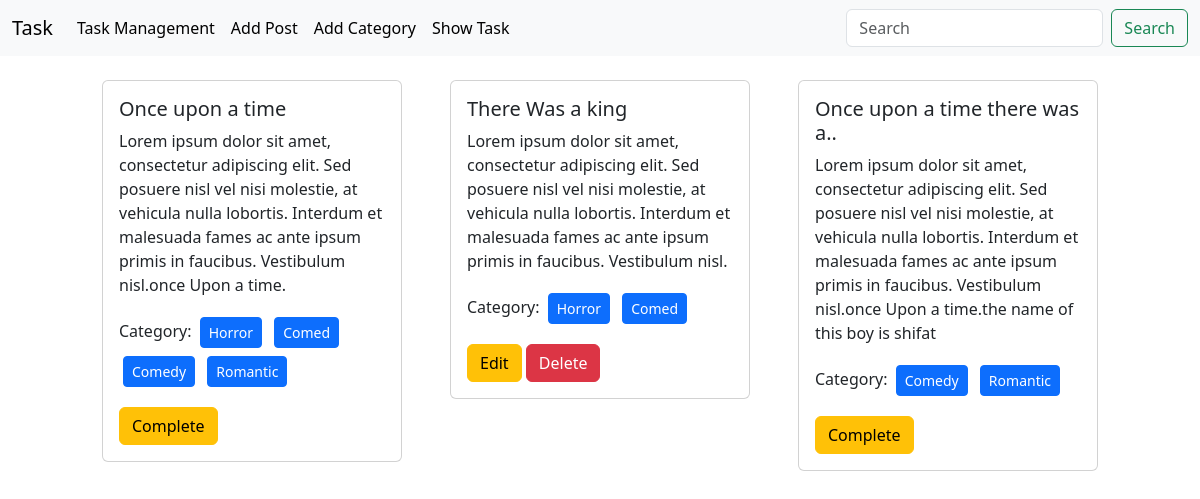
The page /task/showtask/ on the database its author committed.
### Task_Model/models.py (models this page shows, shortened)
class Task(models.Model):
    taskTitle=models.CharField(max_length=30)
    taskDescription=models.TextField()
    is_completed=models.BooleanField(default=False)
    Date=models.DateField()
    category=models.ManyToManyField(TaskCategory)

### Task_Category/models.py (models this page shows, shortened)
class TaskCategory(models.Model):
    Category_Name=models.CharField(max_length=40)

### Task_Model/views.py (the view)
# urls.py: path('showtask/',views.show_task,name='show_task'),
def show_task(request):
    data=Task.objects.all()
    return render(request,'show_task.html',{'data':data})

### Assignment_3/Task_Model/templates/show_task.html
{% extends 'index.html'%}
{% block content %}
<div class="d-flex flex-wrap justify-content-center gap-5 mt-4">
    {% for post in data %}
  <div class="col-sm-3">
    <div class="card">
      <div class="card-body">
        <h5 class="card-title">{{post.taskTitle}}</h5>
        <p class="card-text">{{post.taskDescription}}</p>
        <p>Category:
          {% for cat in post.category.all %}
          <button class="btn btn-primary btn-sm m-1"> {{cat.Category_Name}}</button>
          {% endfor %}
        </p>
        {% if post.is_completed %}
          <a href="#" class="btn btn-warning">Complete</a>
        {% else %}
          <a href="{% url 'edit_task' post.id %}" class="btn btn-warning">Edit</a>
          <a href="{% url 'delete_task' post.id %}" class="btn btn-danger">Delete</a>
        {% endif %}
      </div>
    </div>
  </div>
{% endfor%}
</div>
{% endblock %}

### Templates/index.html (shortened to what this page needs)
<!DOCTYPE html>
<html lang="en">
<head>
    <link href="https://cdn.jsdelivr.net/npm/bootstrap@5.3.3/dist/css/bootstrap.min.css" rel="stylesheet">
</head>
<body>
    <nav class="navbar navbar-expand-lg bg-body-tertiary">
        <div class="container-fluid">
          <a class="navbar-brand" href="#">Task</a>
          <div class="collapse navbar-collapse" id="navbarSupportedContent">
            <ul class="navbar-nav me-auto mb-2 mb-lg-0">
              <li class="nav-item">
                <a class="nav-link active" aria-current="page" href="{% url 'homepage'%}">Task Management</a>
              </li>
              <li class="nav-item">
                <a class="nav-link active" href="{% url 'add_task'%}">Add Post</a>
              </li>
              <li class="nav-item">
                <a class="nav-link active" href="{% url 'add_category'%}">Add Category</a>
              </li>
                <a class="nav-link active" href="{% url 'show_task'%}">Show Task</a>
            </ul>
            <form class="d-flex" role="search">
              <input class="form-control me-2" type="search" placeholder="Search" aria-label="Search">
              <button class="btn btn-outline-success" type="submit">Search</button>
            </form>
          </div>
        </div>
      </nav>
    {% block content%}{% endblock %}
</body>
</html>

### rows shown on the page
Task: taskTitle "Once upon a time", taskDescription "Lorem ipsum dolor sit amet, consectetur adipiscing elit. Sed posuere nisl vel nisi molestie, at vehicula nulla lobortis. Interdum et malesuada fames ac ante ipsum primis in faucibus. Vestibulum nisl.once Upon a time.", is_completed "Complete"
TaskCategory: Category_Name "Horror"
TaskCategory: Category_Name "Comed"
TaskCategory: Category_Name "Comedy"
TaskCategory: Category_Name "Romantic"
Task: taskTitle "There Was a king", taskDescription "Lorem ipsum dolor sit amet, consectetur adipiscing elit. Sed posuere nisl vel nisi molestie, at vehicula nulla lobortis. Interdum et malesuada fames ac ante ipsum primis in faucibus. Vestibulum nisl.", is_completed "Edit"
Task: taskTitle "Once upon a time there was a..", taskDescription "Lorem ipsum dolor sit amet, consectetur adipiscing elit. Sed posuere nisl vel nisi molestie, at vehicula nulla lobortis. Interdum et malesuada fames ac ante ipsum primis in faucibus. Vestibulum nisl.once Upon a time.the name of this boy is shifat", is_completed "Complete"
